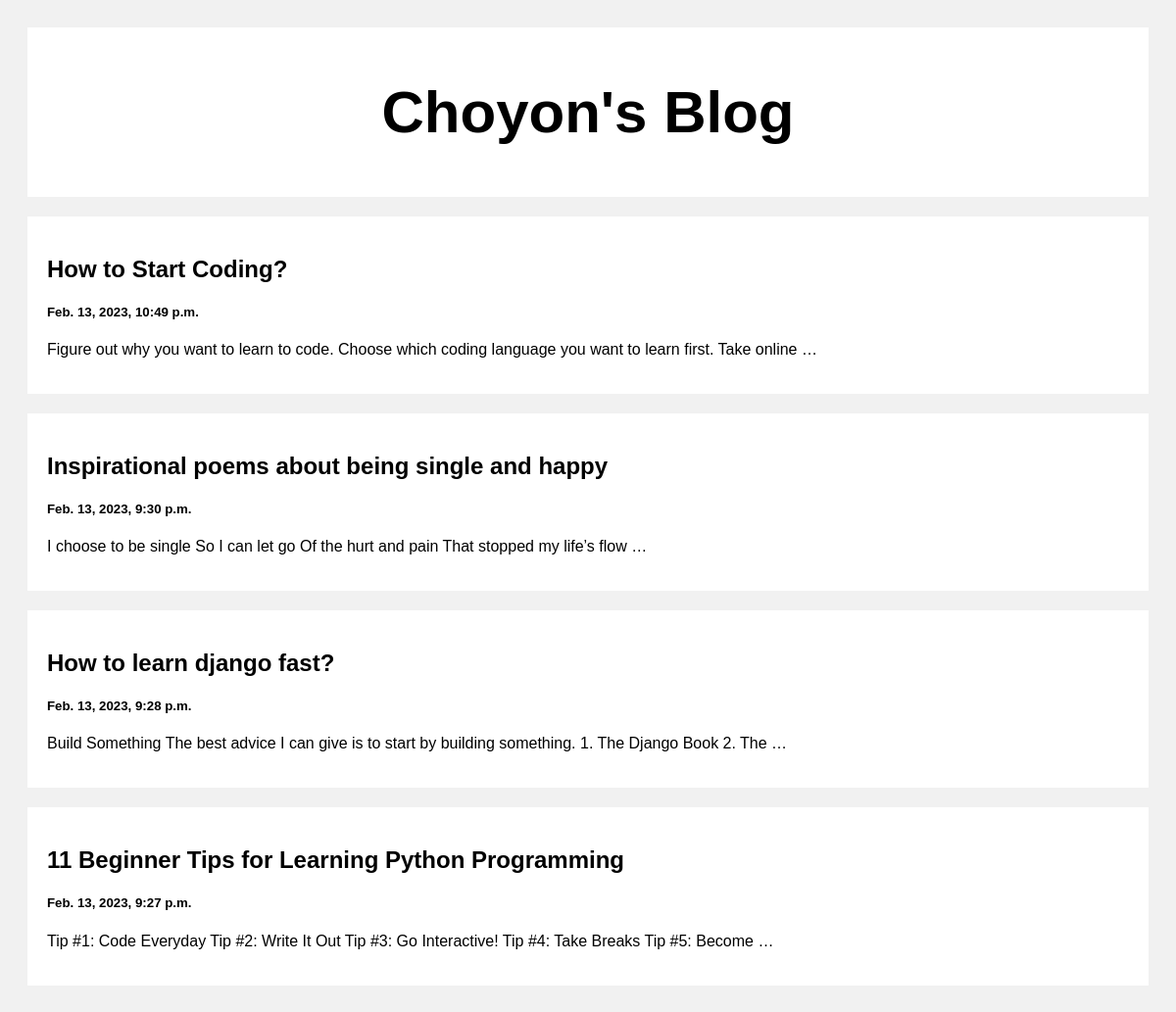
The page / on the database its author committed.
### posts/models.py (models this page shows)
class Post(models.Model):
    title = models.CharField(max_length=100)
    body = models.TextField(max_length=10000)
    created_at = models.DateTimeField(default=datetime.now, blank=True)

### posts/views.py (the view)
# urls.py: path('', views.index, name='index'),
def index(request):
    posts = Post.objects.all()
    context = {
        "posts" : posts
    }
    return render(request, 'index.html', context)

### templates/index.html (shortened to what this page needs)
<!DOCTYPE html>
<html>
<head>
</head>
<body>
<div class="header">
  <h2>Choyon's Blog</h2>
</div>
<div class="row">
  <div class="leftcolumn">
    {% for post in posts reversed %}
    <div class="card">
      <a style="text-decoration: none; color: black;" href="/post/{{post.pk}}">
        <h2>{{post.title}}</h2>
        <h5>{{post.created_at}}</h5>
        <p>{{post.body|truncatewords:20}}</p>
      </a>
    </div>
    {% endfor %}
  </div>
</div>
</body>
</html>

### templates/index.html (style rules this page uses)
* { box-sizing: border-box; }
body { font-family: Arial; padding: 20px; background: #f1f1f1; }
.header { padding: 2px; font-size: 40px; text-align: center; background: white; }
.leftcolumn { float: left; width: 100%; }
.card { background-color: white; padding: 20px; margin-top: 20px; }
.row:after { content: ""; display: table; clear: both; }

### rows shown on the page
Post: title "How to Start Coding?", created_at "Feb. 13, 2023, 10:49 p.m.", body "Figure out why you want to learn to code. Choose which coding language you want to learn first. Take online …"
Post: title "Inspirational poems about being single and happy", created_at "Feb. 13, 2023, 9:30 p.m.", body "I choose to be single So I can let go Of the hurt and pain That stopped my life’s flow …"
Post: title "How to learn django fast?", created_at "Feb. 13, 2023, 9:28 p.m.", body "Build Something The best advice I can give is to start by building something. 1. The Django Book 2. The …"
Post: title "11 Beginner Tips for Learning Python Programming", created_at "Feb. 13, 2023, 9:27 p.m.", body "Tip #1: Code Everyday Tip #2: Write It Out Tip #3: Go Interactive! Tip #4: Take Breaks Tip #5: Become …"
